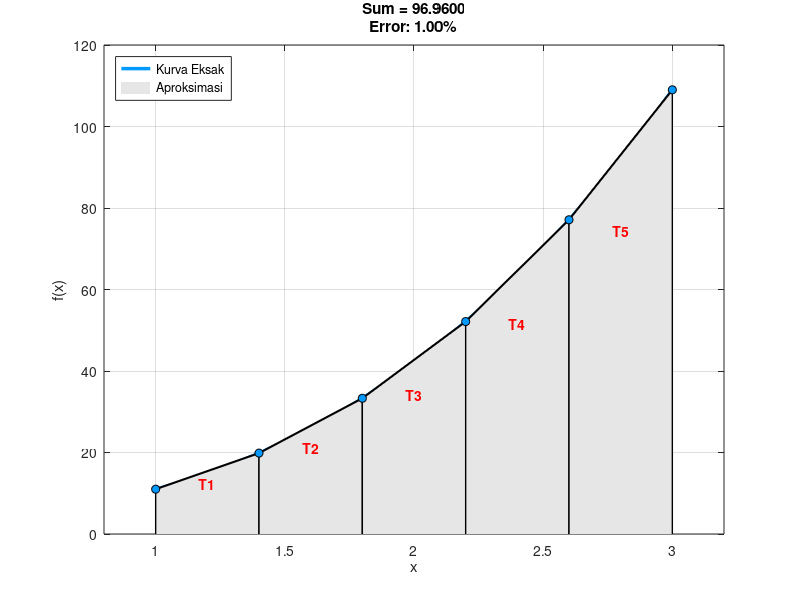

Source code (MATLAB):
clear; clc; close all;

f = @(x) 2*x.^3 + 6*x.^2 - x + 4; 

disp('--- Program Integral Trapesium ---');
a = 1; % batas bawah
b = 3; % batas atas
n = input('Masukkan jumlah sub-interval (n): ');

dx = (b - a) / n;
sum = 0;   
c1 = a;    

x_fine = linspace(a, b, 500);
y_fine = f(x_fine);
figure('Color', 'w'); 
h_curve = plot(x_fine, y_fine, 'Color', [0 0.6 1], 'LineWidth', 2.5); hold on;
h_fill = [];

fprintf('\nDetail Iterasi:\n');
fprintf('-------------------------------------------------------------\n');
fprintf(' i |    c1     |    c2     |     z (Luas)   |   sum (Total)\n');
fprintf('-------------------------------------------------------------\n');

for i = 1:n
    c2 = c1 + dx;
    z = (dx / 2) * (f(c1) + f(c2));
    sum = sum + z;
    
    x_trap = [c1, c1, c2, c2];
    y_trap = [0, f(c1), f(c2), 0];
    
    h_temp = fill(x_trap, y_trap, [0.9 0.9 0.9], 'EdgeColor', 'none');
    if i==1, h_fill = h_temp; end
    
    plot([c1 c1], [0 f(c1)], 'k-', 'LineWidth', 1);       
    plot([c2 c2], [0 f(c2)], 'k-', 'LineWidth', 1);       
    plot([c1 c2], [f(c1) f(c2)], 'k-', 'LineWidth', 1.5); 
    
    plot(c1, f(c1), 'o', 'MarkerFaceColor', [0 0.6 1], 'MarkerEdgeColor', 'k');
    if i==n, plot(c2, f(c2), 'o', 'MarkerFaceColor', [0 0.6 1], 'MarkerEdgeColor', 'k'); end
    
    text((c1+c2)/2, (f(c1)+f(c2))/2.5, ['T' num2str(i)], 'Color', 'r', 'FontWeight', 'bold', 'HorizontalAlignment', 'center');
    
    fprintf(' %d | %8.4f  | %8.4f  |   %10.4f   |   %10.4f\n', i, c1, c2, z, sum);
    
    c1 = c1 + dx;
end

val_exact = integral(f, a, b);
err_abs = abs(val_exact - sum); 
err_rel = (err_abs / abs(val_exact)) * 100;

fprintf('-------------------------------------------------------------\n');
fprintf('\nHASIL AKHIR:\n');
fprintf('1. Eksak (Analitik) : %.6f\n', val_exact);
fprintf('2. Numerik   : %.6f\n', sum);
fprintf('3. Error Relatif    : %.4f %%\n', err_rel);

title({['Sum = ' num2str(sum, '%.4f')], ...
       ['Error: ' num2str(err_rel, '%.2f') '%']});

xlabel('x'); ylabel('f(x)'); grid on;
xlim([a-0.2, b+0.2]); 
legend([h_curve, h_fill], {'Kurva Eksak', 'Aproksimasi'}, 'Location', 'northwest');
hold off;
